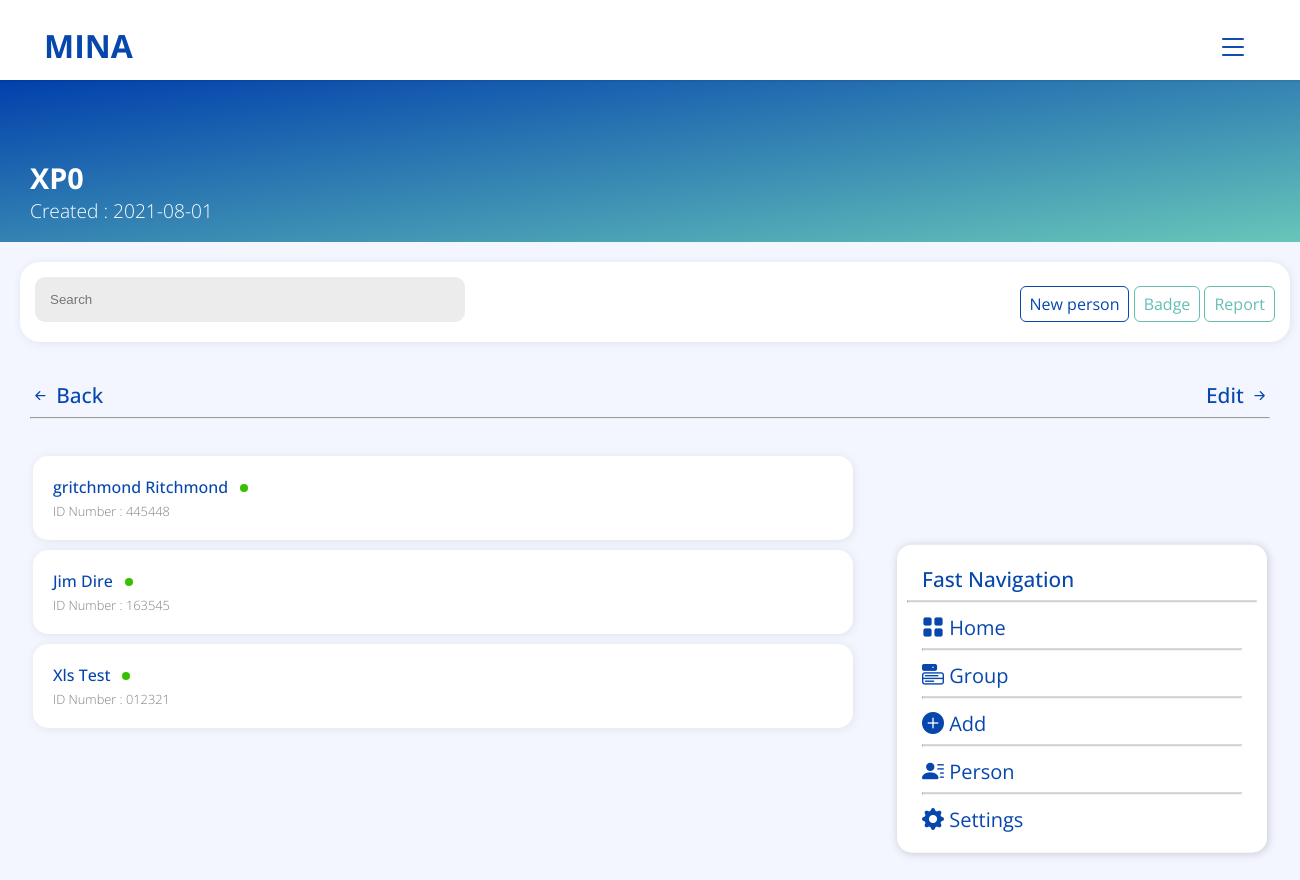
The app's page /View/group.php?group-details=9 (signed in) with its own data.
### tables this page shows
CREATE TABLE `users` (
  `code_user` int NOT NULL,
  `nom` varchar(50) NOT NULL,
  `prenom` varchar(50) NOT NULL,
  `email` varchar(50) NOT NULL,
  `password` varchar(255) NOT NULL,
  `adresse` varchar(100) NOT NULL,
  `telephone_1` varchar(20) NOT NULL,
  `telephone_2` varchar(20) NOT NULL,
  `code_entreprise` varchar(50) NOT NULL,
  `id_role` int NOT NULL,
  `id_statut` int NOT NULL
);

CREATE TABLE `groupe` (
  `id_group` int NOT NULL,
  `nom_groupe` varchar(50) NOT NULL,
  `description` varchar(100) NOT NULL,
  `date_creation` date NOT NULL,
  `date_expiration` date NOT NULL,
  `id_program` int NOT NULL,
  `code_user` int NOT NULL
);

CREATE TABLE `entreprise` (
  `id_ent` int NOT NULL,
  `code_entreprise` varchar(50) NOT NULL,
  `nom_entreprise` varchar(100) NOT NULL,
  `date_creation` date NOT NULL,
  `date_expiration` date NOT NULL,
  `statut_id` int NOT NULL
);

CREATE TABLE `personne` (
  `id_person` int NOT NULL,
  `card_number` varchar(255) NOT NULL,
  `nom` varchar(50) NOT NULL,
  `prenom` varchar(50) NOT NULL,
  `date_naissance` date NOT NULL,
  `lieu_naissance` varchar(50) NOT NULL,
  `telephone_1` varchar(20) NOT NULL,
  `telephone_2` varchar(20) NOT NULL,
  `adresse` varchar(100) NOT NULL,
  `email` varchar(50) NOT NULL,
  `profile_image` varchar(255) NOT NULL,
  `date_exp` date NOT NULL,
  `creation_date` date NOT NULL,
  `id_statut` int NOT NULL,
  `id_dependant` int DEFAULT NULL,
  `id_group` int NOT NULL,
  `id_program` int NOT NULL
);

### View/group.php (the view, shortened to what this page needs)
<!Doctype html>
<html>
<head>
    <link rel="stylesheet" type="text/css" href="css/style.css">
    <link rel="stylesheet" type="text/css" href="css/main.css">
    <link rel="stylesheet" href="https://cdn.jsdelivr.net/npm/bootstrap-icons@1.5.0/font/bootstrap-icons.css">
</head>
<body class="body">
    <?php
    include_once('header.php');
    ?>
    <div class="header-content">
        <?php
        $id = $_GET['group-details'];
        $query = "SELECT * FROM users, program, groupe WHERE users.code_user = program.code_user AND groupe.id_program = program.id_program AND id_group = $id LIMIT 1";
        $result = $conn->query($query);
        if (mysqli_num_rows($result) > 0) {
            while ($row = mysqli_fetch_assoc($result)) {
                echo '<div class="title">' . $row["nom_groupe"] . '</div>
                    <span class="subtitle">Created : ' . $row["date_creation"] . '</span>';
            }
        }
        ?>
    </div>
    <div class="second-part-content">
        <div class="search">
            <div class="custom-container">
                <form action="" method="post" class="">
                    <input type="text" name="searchAll" id="" placeholder="Search" class="search-main">
                </form>
            </div>
            <div class="link">
                    <?php
                    if (isset($_SESSION["role"]) && $_SESSION["role"] === 3 || $_SESSION["role"] === 2) {
                        $id = $_GET["group-details"];
                        $query = "SELECT * FROM groupe WHERE groupe.id_group = $id";
                        $result = $conn->query($query);
                        if (mysqli_num_rows($result) > 0) {
                            while ($row = mysqli_fetch_assoc($result)) {
                                echo '<ul>
                                        <li>
                                            <a href="add-person.php?group-details=' . $row["id_group"] . '&program-details=' . $row['id_program'] . '" class="btn btn-outline-primary">New person</a>
                                        </li>
                                        <li>
                                            <a href="card.php?group-details=' . $row["id_group"] . '" class="btn btn-outline-muted">Badge</a>
                                        </li>
                                        <li>
                                            <a href="report.php" class="btn btn-outline-muted">Report</a>
                                        </li>
                                    </ul>';
                            }
                        }
                    } elseif (isset($_SESSION["role"]) && $_SESSION["role"] === 1) {
                        echo '<ul>
                                <li> <a href="report.php" class="btn btn-outline-muted">Report</a> </li>
                            </ul>';
                    }
                    ?>
            </div>
        </div>
    </div>
    <div class="third-part-content">
        <div class="container mt-3">
            <span class="title-page-list">
                <?php
                $id = $_GET["group-details"];
                $query = "SELECT * FROM program, groupe WHERE groupe.id_group = $id AND program.id_program = groupe.id_program";
                $result = $conn->query($query);
                if (mysqli_num_rows($result) > 0) {
                    while ($row = mysqli_fetch_assoc($result)) {
                        echo '<a href="program-details.php?program=' . $row["id_program"] . '" class="nav-link">
                        <i class="bi bi-arrow-left-short"></i> <span class="align-items"></span>Back
                    </a>';
                        if (isset($_SESSION["role"]) && $_SESSION["role"] === 3 || $_SESSION["role"] === 2) {
                            echo '<a href="edit-group.php?group=' . $id . '" class="float-end nav-link">
                                <span class="align-items"></span> Edit <i class="bi bi-arrow-right-short"></i>
                            </a>';
                        } else {
                            echo ' ';
                        }
                    }
                }
                ?>
                <hr class="hr">
            </span>
            <div class="list-content mt-3 mb-5">
                <?php
                if (isset($_POST["searchAll"])) {
                    $search = $_POST["searchAll"];
                    $id = $_GET["group-details"];
                    $code_entreprise = $_SESSION["code_entreprise"];
                    $query = "SELECT * FROM program, groupe, entreprise, personne WHERE personne.id_program = program.id_program AND program.id_program = groupe.id_program AND program.code_entreprise = '$code_entreprise' AND entreprise.code_entreprise = '$code_entreprise' AND nom LIKE '%$search%' OR prenom LIKE '%$search%' AND personne.id_group = $id AND groupe.id_group = $id ORDER BY personne.nom ASC";
                    $result = $conn->query($query);
                    if (mysqli_num_rows($result) > 0) {
                        while ($row = mysqli_fetch_assoc($result)) {
                            if ($row["id_statut"] == 1) {
                                $color = "green-circle";
                            } elseif ($row["id_statut"] == 2) {
                                $color = "red-circle";
                            }
                            echo '<a href="person-details.php?person-details=' . $row["id_person"] . '" class="nav-link">
                            <div class="bg-white">
                                <div class="group-name-and-details">
                                    <div class="group-name">' . $row["nom"] . ' ' . $row["prenom"] . '<span class="' . $color . '" ></span></div>
                                    <div class="group-details">
                                        ID Number  : ' . $row["card_number"] . '</div>
                                    </div>';
                            echo '</div>
                        </a>';
                        }
                    } else {
                        echo '<div class="bg-white">
                        <div class="group-name-and-details">
                            <div class="group-name">There is no person with this name...</div>
                            <div class="group-details">You can add a new person in this group !</div>
                        </div>
                    </div>';
                    }
                } else {
                    $id = $_GET["group-details"];
                    $code_entreprise = $_SESSION["code_entreprise"];
                    $query = "SELECT * FROM entreprise, program, groupe, personne WHERE entreprise.code_entreprise = '$code_entreprise' AND program.code_entreprise = '$code_entreprise' AND personne.id_program = program.id_program AND personne.id_group = groupe.id_group AND groupe.id_program = program.id_program AND personne.id_group = $id ORDER BY personne.nom ASC";
                    $result = $conn->query($query);
                    if (mysqli_num_rows($result) > 0) {
                        while ($row = mysqli_fetch_assoc($result)) {
                            if ($row["id_statut"] == 1) {
                                $color = "green-circle";
                            } elseif ($row["id_statut"] == 2) {
                                $color = "red-circle";
                            }
                            echo '<a href="person-details.php?person-details=' . $row["id_person"] . '" class="nav-link">
                            <div class="bg-white">
                                <div class="group-name-and-details">
                                    <div class="group-name">' . $row["nom"] . ' ' . $row["prenom"] . '<span class="' . $color . '" ></span></div>
                                    <div class="group-details">
                                        ID Number  : ' . $row["card_number"] . '</div>
                                    </div>';
                            echo '</div>
                        </a>';
                        }
                    }
                }
                include_once('sidebar.php');
                ?>
            </div>
        </div>
    </div>
    <?php
    include_once('footer.php');
    ?>
</body>
</html>

### View/css/style.css (style rules this page uses)
:root { --background-color: #F3F6FF; --white: #FFF; --gray: rgba(128, 128, 128, 0.863); --primary: #0747AD; --secondary: #8d9da1; --muted: #64BFB3; --bg-light-gray: rgb(252, 252, 252); --red: rgb(180, 12, 0); }
.float-end { float:right; }
.container { padding: 0 30px; }
a { text-decoration: none; -webkit-tap-highlight-color: transparent; }
body, .body { background-color: var(--background-color); padding: 0; margin: 0; font-family: 'Open Sans', sans-serif; }
.header-content { background-image: linear-gradient(to bottom right, rgb(1, 64, 172), rgb(103, 198, 185)); height: auto; width: 100%; color: var(--white); padding: 18px 0; margin-top:80px; position: unset; }
.title, .subtitle { margin: 0 30px; width: auto; }
.title { font-size: 1.8rem; font-weight: bold; margin-top: 60px; text-transform: uppercase; width: auto; }
.subtitle { font-weight: lighter; font-size: 1.2rem; }
.second-part-content { margin: 20px; padding: 15px; height: 50px; width: 1240px; background-color: var(--white); box-shadow: 1px 1px 8px rgba(65, 65, 65, 0.1); border-radius: 20px; }
.custom-container { float: left; }
.search-main { height: 45px; width: 400px; background-color: rgba(206, 206, 206, 0.384); border-style: none; border-radius: 10px; padding: 0 15px; -webkit-tap-highlight-color: transparent; }
.nav-link { color: inherit; text-decoration: none !important; -webkit-tap-highlight-color: transparent; }
.link { position: unset; float: right; }
.link ul li { list-style: none; display: inline-block; }
.btn { background-color: none; padding: 6px 9px; text-decoration: none; padding: 6px 9px; border-radius: 6px; }
.btn-outline-primary { border: 1px solid var(--primary); color: var(--primary); }
.btn-outline-muted { border: 1px solid var(--muted); color: var(--muted); }
.mt-3 { margin-top: 3%; }
.mb-5 { margin-bottom: 100px; }
.title-page-list a { color: var(--primary); font-weight: 500; font-size: 1.3rem; }
.list-content { padding: 0 3px; }
.bg-white { height: auto; width: 800px; border-radius: 15px; box-shadow: 1px 1px 8px rgba(65, 65, 65, 0.1); background-color: var(--white); padding: 20px 10px; margin-bottom: 10px; }
.name, .group-name { font-weight: 500; color: var(--primary); margin-bottom: 4px; width: max-content; }
.group-name-and-details { position: unset; margin-top: 0; margin-left: 10px; }
.group-details { font-weight: lighter; font-size: 0.8rem; color: gray; }

### View/css/main.css (style rules this page uses)
.green-circle { height: 8px; width: 8px; border-radius: 100%; background-color: #36c000; float: right; margin: 8px 12px 0 12px; }

### records on screen
users: groupe.nom_groupe "XP0", groupe.date_creation "2021-08-01"
entreprise: personne.nom "gritchmond", personne.prenom "Ritchmond", personne.card_number "445448", personne.nom "Jim", personne.prenom "Dire", personne.card_number "163545", personne.nom "Xls", personne.prenom "Test", personne.card_number "012321"
